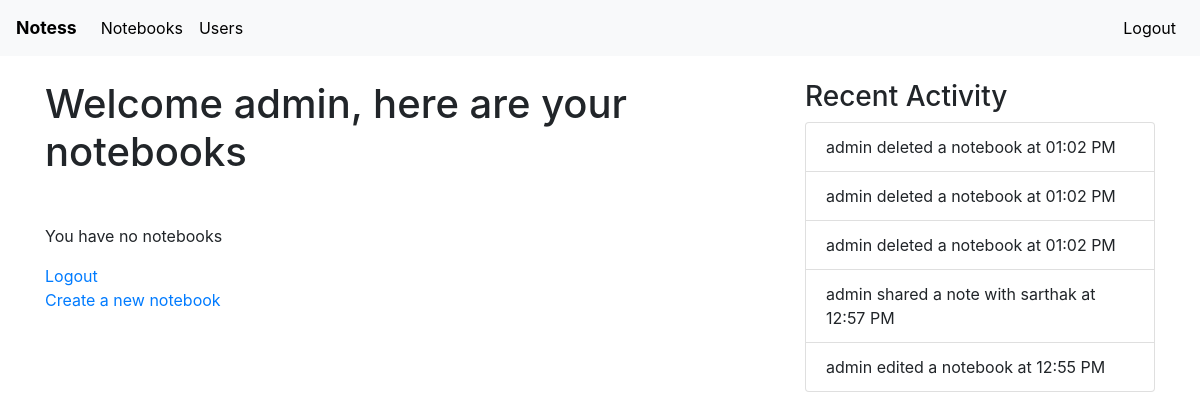
The page / (signed in) on the database as committed earlier.
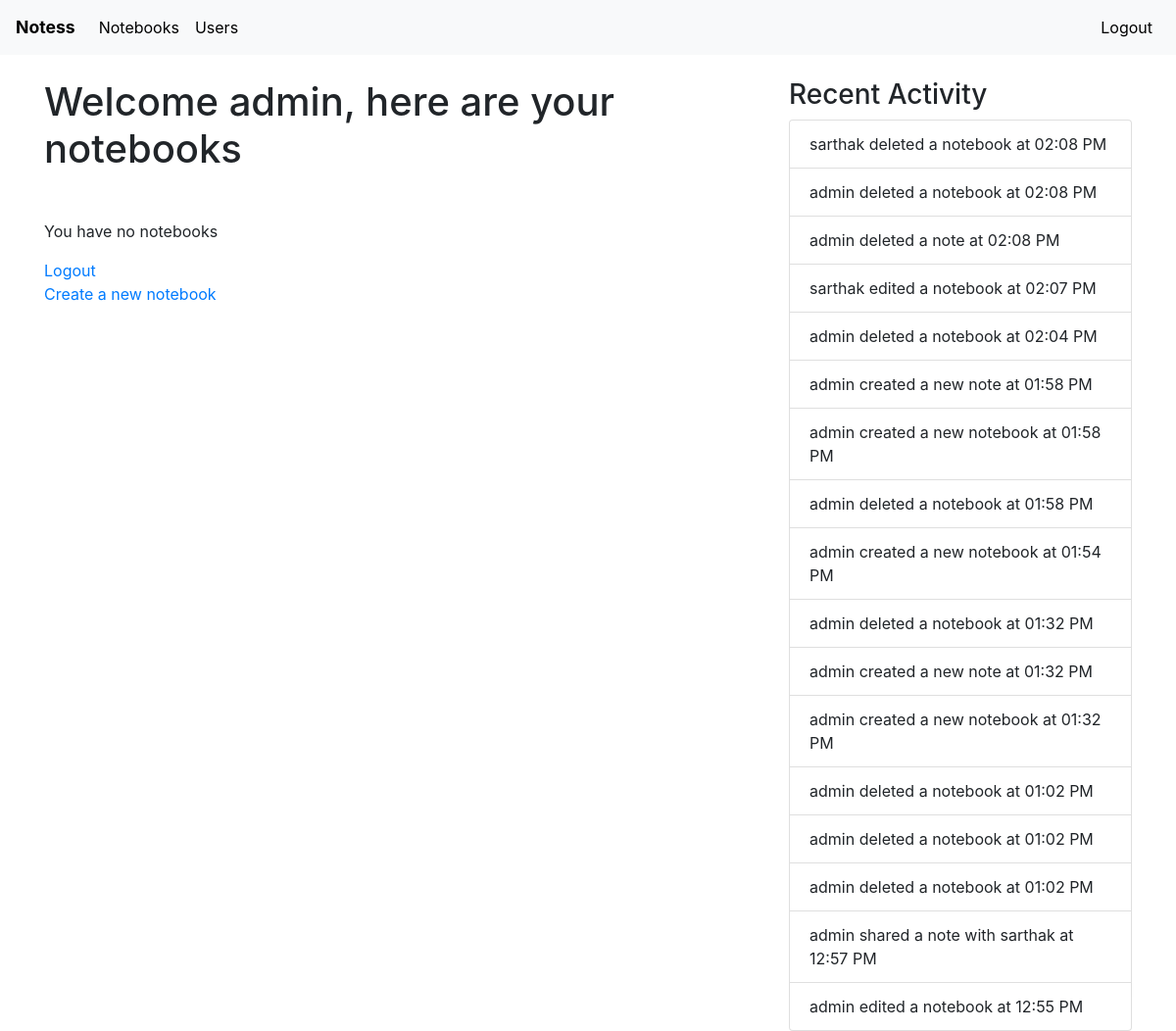
The same page on the database as committed later.
### home/models.py (models this page shows)
class Activity(models.Model):
    user = models.ForeignKey(User, on_delete=models.CASCADE)
    message = models.CharField(max_length=200)
    time = models.TimeField(auto_now_add=True)
    def __str__(self):
        return f"{self.user} {self.message} at {self.time.strftime('%I:%M %p')}"

### home/views.py (the view)
# urls.py: path('',views.index,name="index"),
@login_required(login_url="/login")
def index(request):
    context={
        'user' : request.user,
        'notebooks': Notebook.objects.filter(user=request.user),
        'activities': Activity.objects.all().order_by('-time')
    }
    return render(request,'viewnotebooks.html',context=context)

### templates/viewnotebooks.html (shortened to what this page needs)
{% extends 'base.html' %}
{% block content %}
<h1>Welcome {{user.username}}, here are your notebooks</h1><br>
    {% if not notebooks %}
    <p>You have no notebooks</p>
    {% endif %}
        <a href="/logout">Logout</a><br>
    <a href="/create-notebook">Create a new notebook</a>
{% endblock %}

### templates/base.html (shortened to what this page needs)
<!DOCTYPE html>
<html lang="en">
<head>
    <link rel="stylesheet" href="https://stackpath.bootstrapcdn.com/bootstrap/4.5.2/css/bootstrap.min.css">
    <link rel="stylesheet" href="https://cdnjs.cloudflare.com/ajax/libs/font-awesome/6.0.0/css/all.min.css" />
</head>
<body class="d-flex flex-column min-vh-100" >
    <nav class="navbar navbar-expand-lg navbar-light bg-light">
        <a class="navbar-brand" href="/">Notess</a>
        <div class="collapse navbar-collapse" id="navbarNav">
            <ul class="navbar-nav">
                <li class="nav-item">
                    <a class="nav-link" href="/">Notebooks</a>
                </li>
                 <li class="nav-item">
                    <a class="nav-link" href="/users/">Users</a>
                </li>
            </ul>
             <ul class="navbar-nav ml-auto align-items-center">
                 <li class="nav-item">
                    <a class="nav-link" href="/logout/">Logout</a>
                </li>
            </ul>
        </div>
    </nav>
    <div class="container mt-4">
        <div class="row">
            <div class="col-md-8">
                {% block content %}{% endblock %}
            </div>
            <div class="col-md-4">
                <h3>Recent Activity</h3>
                <ul class="list-group">
                    {% for activity in activities %}
                        <li class="list-group-item">{{activity}}</li>
                    {% empty %}
                        <li class="list-group-item">No activity yet</li>
                    {% endfor %}
                </ul>
            </div>
        </div>
    </div>
</body>
</html>

Rows that differ between the two databases and show on the page:
added Activity: user+message+time "sarthak deleted a notebook at 02:08 PM"
added Activity: user+message+time "admin deleted a notebook at 02:08 PM"
added Activity: user+message+time "admin deleted a note at 02:08 PM"
added Activity: user+message+time "sarthak edited a notebook at 02:07 PM"
added Activity: user+message+time "admin deleted a notebook at 02:04 PM"
added Activity: user+message+time "admin created a new note at 01:58 PM"
added Activity: user+message+time "admin created a new notebook at 01:58 PM"
added Activity: user+message+time "admin deleted a notebook at 01:58 PM"
added Activity: user+message+time "admin created a new notebook at 01:54 PM"
added Activity: user+message+time "admin deleted a notebook at 01:32 PM"
added Activity: user+message+time "admin created a new note at 01:32 PM"
added Activity: user+message+time "admin created a new notebook at 01:32 PM"
